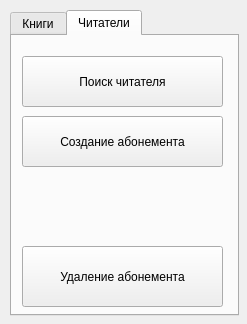
<?xml version="1.0" encoding="UTF-8"?>
<ui version="4.0">
 <class>Library</class>
 <widget class="QWidget" name="Library">
  <property name="geometry">
   <rect>
    <x>0</x>
    <y>0</y>
    <width>247</width>
    <height>324</height>
   </rect>
  </property>
  <property name="minimumSize">
   <size>
    <width>247</width>
    <height>324</height>
   </size>
  </property>
  <property name="maximumSize">
   <size>
    <width>247</width>
    <height>324</height>
   </size>
  </property>
  <property name="windowTitle">
   <string>Form</string>
  </property>
  <widget class="QTabWidget" name="tabWidget">
   <property name="enabled">
    <bool>true</bool>
   </property>
   <property name="geometry">
    <rect>
     <x>10</x>
     <y>10</y>
     <width>229</width>
     <height>306</height>
    </rect>
   </property>
   <property name="currentIndex">
    <number>1</number>
   </property>
   <widget class="QWidget" name="bookTab">
    <attribute name="title">
     <string>Книги</string>
    </attribute>
    <widget class="QPushButton" name="searchBookButton">
     <property name="geometry">
      <rect>
       <x>10</x>
       <y>80</y>
       <width>201</width>
       <height>51</height>
      </rect>
     </property>
     <property name="text">
      <string>Поиск книги</string>
     </property>
    </widget>
    <widget class="QPushButton" name="addBookButton">
     <property name="geometry">
      <rect>
       <x>10</x>
       <y>140</y>
       <width>201</width>
       <height>51</height>
      </rect>
     </property>
     <property name="text">
      <string>Добавление книги</string>
     </property>
    </widget>
    <widget class="QPushButton" name="removeBookButton">
     <property name="geometry">
      <rect>
       <x>10</x>
       <y>210</y>
       <width>201</width>
       <height>61</height>
      </rect>
     </property>
     <property name="text">
      <string>Списание книг</string>
     </property>
    </widget>
    <widget class="QPushButton" name="orderBookButton">
     <property name="geometry">
      <rect>
       <x>10</x>
       <y>20</y>
       <width>201</width>
       <height>51</height>
      </rect>
     </property>
     <property name="text">
      <string>Оформление заявки</string>
     </property>
    </widget>
   </widget>
   <widget class="QWidget" name="readerTab">
    <attribute name="title">
     <string>Читатели</string>
    </attribute>
    <widget class="QPushButton" name="createAccountButton">
     <property name="geometry">
      <rect>
       <x>10</x>
       <y>80</y>
       <width>201</width>
       <height>51</height>
      </rect>
     </property>
     <property name="text">
      <string>Создание абонемента</string>
     </property>
    </widget>
    <widget class="QPushButton" name="searchAccountButton">
     <property name="enabled">
      <bool>true</bool>
     </property>
     <property name="geometry">
      <rect>
       <x>10</x>
       <y>20</y>
       <width>201</width>
       <height>51</height>
      </rect>
     </property>
     <property name="text">
      <string>Поиск читателя</string>
     </property>
    </widget>
    <widget class="QPushButton" name="removeAccountButton">
     <property name="geometry">
      <rect>
       <x>10</x>
       <y>210</y>
       <width>201</width>
       <height>61</height>
      </rect>
     </property>
     <property name="text">
      <string>Удаление абонемента</string>
     </property>
    </widget>
   </widget>
  </widget>
  <widget class="QToolButton" name="preferencesButton">
   <property name="enabled">
    <bool>true</bool>
   </property>
   <property name="geometry">
    <rect>
     <x>215</x>
     <y>0</y>
     <width>22</width>
     <height>30</height>
    </rect>
   </property>
   <property name="styleSheet">
    <string notr="true">border: none;</string>
   </property>
   <property name="text">
    <string/>
   </property>
   <property name="icon">
    <iconset>
     <normaloff>://images/gear.png</normaloff>://images/gear.png</iconset>
   </property>
   <property name="iconSize">
    <size>
     <width>20</width>
     <height>20</height>
    </size>
   </property>
  </widget>
 </widget>
 <resources/>
 <connections/>
</ui>
